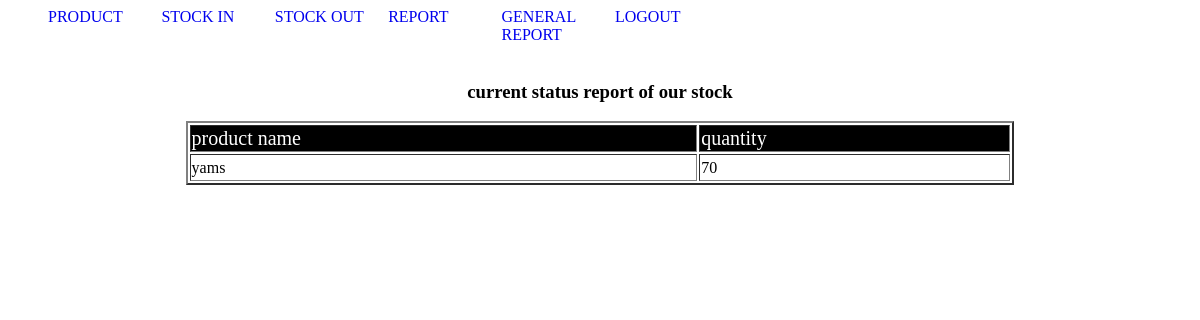
Page /workers/report.php (signed in) on the earlier database version.
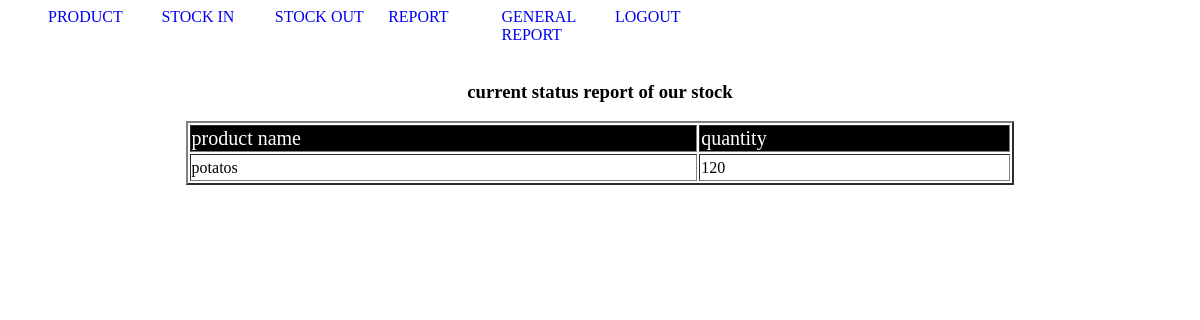
Same page on the later database version.
### tables this page shows
CREATE TABLE `stock` (
  `id` int(11) NOT NULL,
  `pid` int(11) NOT NULL,
  `quantity` int(11) NOT NULL
);

CREATE TABLE `product` (
  `pid` int(11) NOT NULL,
  `pname` varchar(30) NOT NULL,
  `decription` varchar(30) NOT NULL
);

### workers/report.php (the view, shortened to what this page needs)
<?php
 include('../connection.php');
?>
<html lang="en">
<head>
    <link rel="stylesheet" href="../style.css">
</head>
<body>
    <?php
        include('menu.php');
    ?>
    <br> <br> <br>
    <center>
    <h3 class='title'>current status report of our stock </h3>
<table>
    <table border='2'>
        <tr class='hr'>
            <td>product name</td> <td>quantity </td>
        </tr>
        <?php
        $ok=mysqli_query($connect,"select pname,quantity from stock,product where stock.pid=product.pid");
        while($row=mysqli_fetch_array($ok)){
            ?>
        <tr>
                <td><?php echo $row['pname'] ?></td>
                 <td><?php echo $row['quantity'] ?></td>
            </tr>
            <?php
        }
        ?>
    </table>
</table>
</center>
</body>
</html>

Differences in the rows shown:
changed stock: pid.pname "yams" → "potatos"; quantity "70" → "120"
